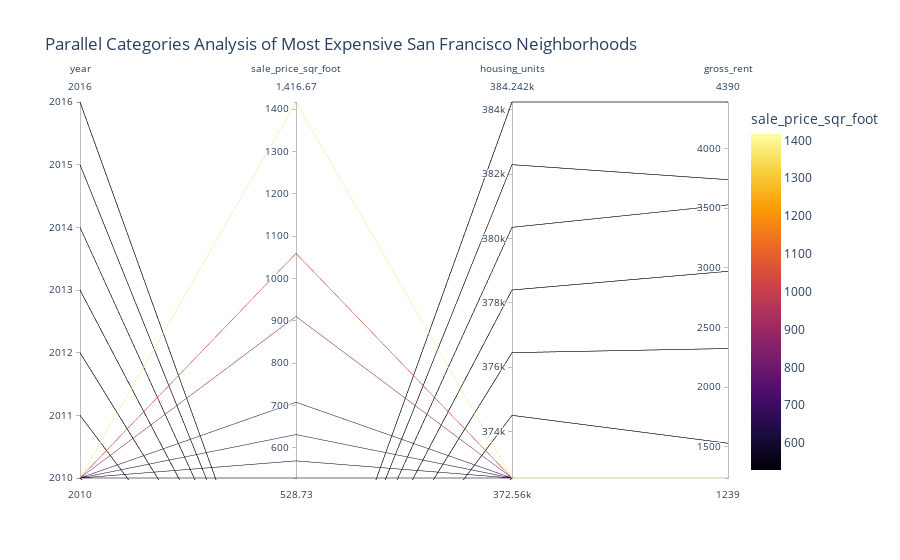

Source (notebook cell):
### Code cell
# parallel_coordinates()
parallel_coordinates()

### Figure 1 — Plotly figure (JSON) as saved in the notebook; plotly's stock layout.template omitted (floating-point values rounded to 4 significant figures)
{"data": [{"dimensions": [{"label": "year", "values": [2010, 2010, 2010, 2010, 2010, 2010, 2010, 2010, 2011, 2011, 2011, 2011, 2011, 2011, 2011, 2011, 2012, 2012, 2012, 2012, 2012, 2012, 2012, 2012, 2013, 2013, 2013, 2013, 2013, 2013, 2014, 2014, 2014, 2014, 2014, 2014, 2014, 2014, 2014, 2014, 2015, 2015, 2015, 2015, 2015, 2015, 2016, 2016, 2016, 2016, 2016, 2016, 2016]}, {"label": "sale_price_sqr_foot", "values": [569.2, 528.7, 910.2, 1059.0, 1417.0, 707.7, 631.2, null, null, null, null, null, null, null, null, null, null, null, null, null, null, null, null, null, null, null, null, null, null, null, null, null, null, null, null, null, null, null, null, null, null, null, null, null, null, null, null, null, null, null, null, null, null]}, {"label": "housing_units", "values": [372560, 372560, 372560, 372560, 372560, 372560, 372560, 372560, 374507, 374507, 374507, 374507, 374507, 374507, 374507, 374507, 376454, 376454, 376454, 376454, 376454, 376454, 376454, 376454, 378401, 378401, 378401, 378401, 378401, 378401, 380348, 380348, 380348, 380348, 380348, 380348, 380348, 380348, 380348, 380348, 382295, 382295, 382295, 382295, 382295, 382295, 384242, 384242, 384242, 384242, 384242, 384242, 384242]}, {"label": "gross_rent", "values": [1239, 1239, 1239, 1239, 1239, 1239, 1239, 1239, 1530, 1530, 1530, 1530, 1530, 1530, 1530, 1530, 2324, 2324, 2324, 2324, 2324, 2324, 2324, 2324, 2971, 2971, 2971, 2971, 2971, 2971, 3528, 3528, 3528, 3528, 3528, 3528, 3528, 3528, 3528, 3528, 3739, 3739, 3739, 3739, 3739, 3739, 4390, 4390, 4390, 4390, 4390, 4390, 4390]}], "domain": {"x": [0, 1], "y": [0, 1]}, "line": {"color": [569.2, 528.7, 910.2, 1059.0, 1417.0, 707.7, 631.2, null, null, null, null, null, null, null, null, null, null, null, null, null, null, null, null, null, null, null, null, null, null, null, null, null, null, null, null, null, null, null, null, null, null, null, null, null, null, null, null, null, null, null, null, null, null], "coloraxis": "coloraxis"}, "name": "", "type": "parcoords"}], "layout": {"coloraxis": {"colorbar": {"title": {"text": "sale_price_sqr_foot"}}, "colorscale": [[0, "#000004"], [0.1111, "#1b0c41"], [0.2222, "#4a0c6b"], [0.3333, "#781c6d"], [0.4444, "#a52c60"], [0.5556, "#cf4446"], [0.6667, "#ed6925"], [0.7778, "#fb9b06"], [0.8889, "#f7d13d"], [1, "#fcffa4"]]}, "legend": {"tracegroupgap": 0}, "title": {"text": "Parallel Categories Analysis of Most Expensive San Francisco Neighborhoods"}}}
